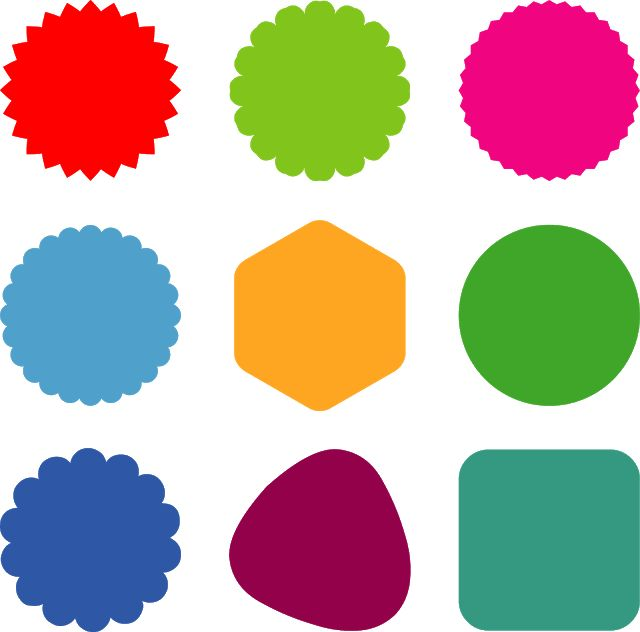
#> input picture images/29e1b0e032ff2e5d9ebe3668701b702f.jpg, 640 x 632 px
$ jupyter execute clustering.ipynb
#> lines starting #> are read from the running program, lines starting #| are printed output that depends on the picture
[cell 1]
import cv2
import numpy as np
import pandas as pd
from sklearn.cluster import KMeans
import matplotlib.pyplot as plt
from matplotlib.pyplot import figure
import seaborn as sns
from mpl_toolkits.mplot3d import Axes3D
import plotly.express as px

[cell 2]
image_path = '../images/29e1b0e032ff2e5d9ebe3668701b702f.jpg'
image = cv2.imread(image_path)
#> image is the input picture: shape (632, 640, 3); mean B, G, R 161.8, 170.9, 187.6
image_rgb = cv2.cvtColor(image, cv2.COLOR_BGR2RGB)
height, width, channels = image_rgb.shape
#> height = 632; width = 640; channels = 3
rgb_dataset = np.reshape(image_rgb, (height * width, 3))
rgb_dataset = pd.DataFrame(rgb_dataset, columns=['red', 'green', 'blue'])
#> rgb_dataset = table of 404480 rows and 3 columns

[cell 3]
rgb_dataset
#> Out = table of 404480 rows and 3 columns

[cell 4]
ssd = []
K_range = range(1, 11)

for k in K_range:
    print(k)
    kmeans = KMeans(n_clusters=k, init='k-means++', random_state=42, n_init='auto')
    kmeans.fit(rgb_dataset)
    ssd.append(kmeans.inertia_)
#> after the loop, ssd = [9.91e+09, 3.82e+09, 2.06e+09, 1.06e+09, 772856334.1, 435585696.7, 294822518, 197271616, 118730329.3, 52213795.7]

plt.figure(figsize=(8, 6))
plt.plot(K_range, ssd, marker='o')
plt.title('Elbow Method for Optimal K')
plt.xlabel('Number of Clusters (K)')
plt.ylabel('Sum of Squared Distances (SSD)')
plt.grid(True)
plt.show()
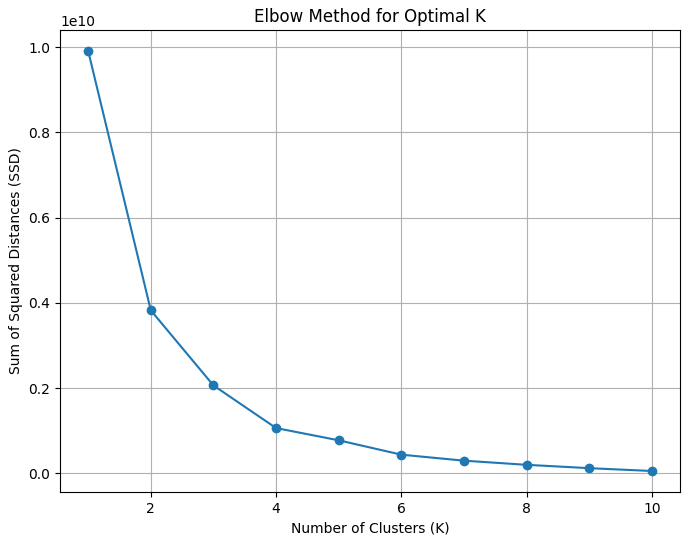
#> figure drawn by matplotlib, 1 panel; curve peaks at x = 1, y = 9.91e+09

[cell 5]
kmeans = KMeans(n_clusters=10, init='k-means++', random_state=42, n_init='auto')
kmeans.fit(rgb_dataset)
cluster_labels = kmeans.labels_

[cell 6]
fig = plt.figure(figsize=(8, 6))
ax = fig.add_subplot(111, projection='3d')

ax.scatter(rgb_dataset['red'], rgb_dataset['green'], rgb_dataset['blue'], c=cluster_labels)

ax.set_title('K-Means Clustering (K=10)')
ax.set_xlabel('red')
ax.set_ylabel('green')
ax.set_zlabel('blue')

plt.show()
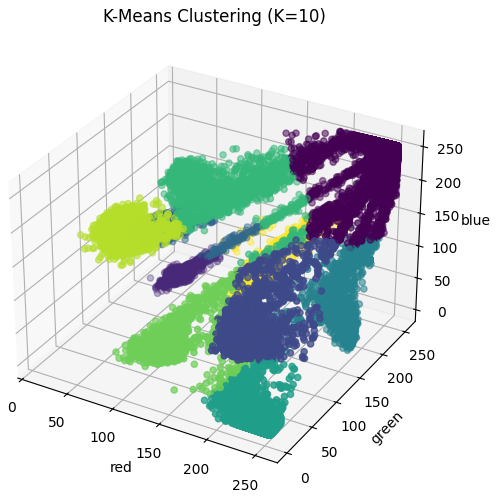
#> figure drawn by matplotlib, 1 panel

[cell 7]
rgb_dataset['cluster_label'] = cluster_labels
rgb_dataset_grpby = rgb_dataset.groupby('cluster_label').agg(red=('red','mean'), green=('green', 'mean'), blue=('blue', 'mean'), proportion=('cluster_label', 'count')).reset_index(drop=True)
#> rgb_dataset_grpby = table of 10 rows and 4 columns
rgb_dataset_grpby['relative_proportion'] = round((rgb_dataset_grpby['proportion']/sum(rgb_dataset_grpby['proportion']))*100, 2)
rgb_dataset_grpby = rgb_dataset_grpby.sort_values('relative_proportion', ascending=False)
#> rgb_dataset_grpby = table of 10 rows and 5 columns
rgb_dataset_grpby['red'] = rgb_dataset_grpby['red'].astype(int)
rgb_dataset_grpby['green'] = rgb_dataset_grpby['green'].astype(int)
rgb_dataset_grpby['blue'] = rgb_dataset_grpby['blue'].astype(int)
rgb_dataset_grpby.drop(columns='proportion', inplace=True)

[cell 8]
rgb_dataset_grpby
#> Out = table of 10 rows and 4 columns
